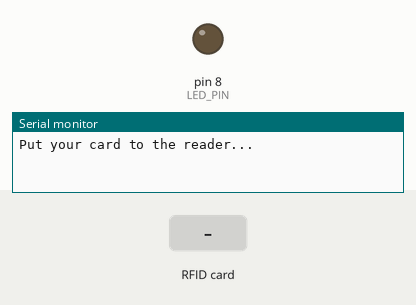
Bench run of a sketch on a simulated Arduino Uno, built with avr-gcc and run on an emulated ATmega328P. Parts: output pins drawn as LEDs (lit = HIGH), the last lines printed to the serial monitor. The test bench sets the inputs (shaded band). Pins used as bus, display or sensor lines are not drawn.

Above: at 1.2 s.
1.3 s: RFID card D1 6F 4D 24 held to the reader
At 2.4 s:
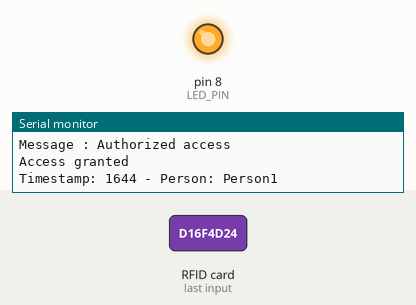
4.1 s: RFID card E0 D7 4A 1F held to the reader
At 5.6 s:
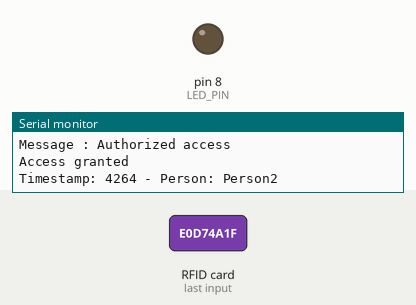
5.7 s: RFID card 05 36 C5 2B 16 B0 C1 held to the reader
At 6.6 s:
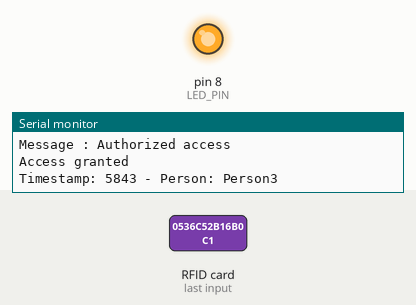
Timing chart, 0 to 8.7 s (numbered marks = the images above; inputs shaded):
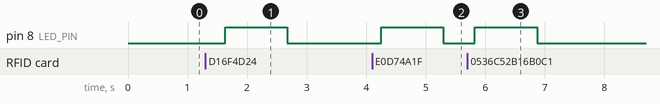

Measured:
- after the input at 1.3 s, pin 8 (LED_PIN): LOW → HIGH after 0.33 s, → LOW 1.0 s later
- after the input at 4.1 s, pin 8 (LED_PIN): LOW → HIGH after 0.15 s, → LOW 1.0 s later
- after the input at 5.7 s, pin 8 (LED_PIN): LOW → HIGH after 0.12 s, → LOW 1.0 s later

The sketch:

Punchingsystem.ino
```cpp
#include <SPI.h>
#include <MFRC522.h>

#define SS_PIN 10
#define RST_PIN 9
#define LED_PIN 8  // Define the LED pin

MFRC522 mfrc522(SS_PIN, RST_PIN);

String tagNames[][2] = {
    {"D1 6F 4D 24", "Person1"},
    {"E0 D7 4A 1F", "Person2"},
    {"05 36 C5 2B 16 B0 C1", "Person3"},
    {"05 34 6D CF 08 B0 C1","Person4"}
    // Add more tag names and IDs as needed
};
int numTags = sizeof(tagNames) / sizeof(tagNames[0]);

void setup() {
    Serial.begin(9600);
    SPI.begin();
    mfrc522.PCD_Init();
    pinMode(LED_PIN, OUTPUT);  // Initialize the LED pin as an output
    Serial.println("Put your card to the reader...");
    Serial.println();
}

void loop() {
    // Look for new cards
    if (!mfrc522.PICC_IsNewCardPresent()) {
        delay(500); // Add a delay to avoid multiple detections in quick succession
        return;
    }

    // Select one of the cards
    if (!mfrc522.PICC_ReadCardSerial()) {
        delay(500); // Add a delay to avoid multiple detections in quick succession
        return;
    }

    Serial.print("UID tag :");
    String content = "";
    for (byte i = 0; i < mfrc522.uid.size; i++) {
        Serial.print(mfrc522.uid.uidByte[i] < 0x10 ? " 0" : " ");
        Serial.print(mfrc522.uid.uidByte[i], HEX);
        content.concat(String(mfrc522.uid.uidByte[i] < 0x10 ? " 0" : " "));
        content.concat(String(mfrc522.uid.uidByte[i], HEX));
    }
    Serial.println();
    Serial.print("Message : ");
    content.toUpperCase();

    bool accessGranted = false;
    String tagName = "";

    for (int i = 0; i < numTags; i++) {
        if (content.substring(1) == tagNames[i][0]) {
            Serial.println("Authorized access");
            Serial.println();
            accessGranted = true;
            tagName = tagNames[i][1];
            digitalWrite(LED_PIN, HIGH);  // Turn on the LED
            break;
        }
    }

    if (accessGranted) {
        Serial.println("Access granted");

        // Print timestamp and tag name
        Serial.print("Timestamp: ");
        Serial.print(millis()); // Add a timestamp to the log
        Serial.print(" - Person: ");
        Serial.println(tagName);

        delay(1000); // Keep the LED on for 1 seconds
        digitalWrite(LED_PIN, LOW);  // Turn off the LED
    } else {
        Serial.println("Access denied");
        // Add your access denied logic here

        delay(500); // Delay before checking for a new card
    }
}
```
